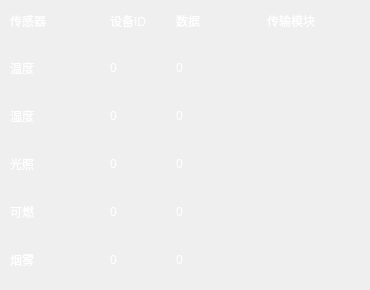
     <widget class="QWidget" name="page_3">
      <widget class="QWidget" name="layoutWidget1">
       <property name="geometry">
        <rect>
         <x>10</x>
         <y>0</y>
         <width>351</width>
         <height>281</height>
        </rect>
       </property>
       <layout class="QGridLayout" name="gridLayout">
        <item row="0" column="0">
         <widget class="QLabel" name="label_3">
          <property name="styleSheet">
           <string notr="true">color: rgb(255, 255, 255);
font: 12pt &quot;Ubuntu&quot;;</string>
          </property>
          <property name="text">
           <string>传感器</string>
          </property>
         </widget>
        </item>
        <item row="0" column="1">
         <widget class="QLabel" name="label_4">
          <property name="maximumSize">
           <size>
            <width>60</width>
            <height>41</height>
           </size>
          </property>
          <property name="styleSheet">
           <string notr="true">color: rgb(255, 255, 255);
font: 12pt &quot;Ubuntu&quot;;</string>
          </property>
          <property name="text">
           <string>设备ID</string>
          </property>
         </widget>
        </item>
        <item row="0" column="2">
         <widget class="QLabel" name="label_5">
          <property name="maximumSize">
           <size>
            <width>85</width>
            <height>16777215</height>
           </size>
          </property>
          <property name="styleSheet">
           <string notr="true">color: rgb(255, 255, 255);
font: 12pt &quot;Ubuntu&quot;;</string>
          </property>
          <property name="text">
           <string>数据</string>
          </property>
         </widget>
        </item>
        <item row="0" column="3">
         <widget class="QLabel" name="label_6">
          <property name="styleSheet">
           <string notr="true">color: rgb(255, 255, 255);
font: 12pt &quot;Ubuntu&quot;;</string>
          </property>
          <property name="text">
           <string>传输模块</string>
          </property>
         </widget>
        </item>
        <item row="1" column="0">
         <widget class="QLabel" name="label_7">
          <property name="styleSheet">
           <string notr="true">color: rgb(255, 255, 255);
font: 12pt &quot;Ubuntu&quot;;</string>
          </property>
          <property name="text">
           <string>温度</string>
          </property>
         </widget>
        </item>
        <item row="1" column="1">
         <widget class="QLabel" name="tem_id">
          <property name="styleSheet">
           <string notr="true">color: rgb(255, 255, 255);
font: 12pt &quot;Ubuntu&quot;;</string>
          </property>
          <property name="text">
           <string>0</string>
          </property>
         </widget>
        </item>
        <item row="1" column="2">
         <widget class="QLabel" name="tem_vl">
          <property name="styleSheet">
           <string notr="true">color: rgb(255, 255, 255);
font: 12pt &quot;Ubuntu&quot;;</string>
          </property>
          <property name="text">
           <string>0</string>
          </property>
         </widget>
        </item>
        <item row="1" column="3">
         <widget class="QLabel" name="tem_tp">
          <property name="styleSheet">
           <string notr="true">color: rgb(255, 255, 255);
font: 12pt &quot;Ubuntu&quot;;</string>
          </property>
          <property name="text">
           <string/>
          </property>
         </widget>
        </item>
        <item row="2" column="0">
         <widget class="QLabel" name="label_8">
          <property name="styleSheet">
           <string notr="true">color: rgb(255, 255, 255);
font: 12pt &quot;Ubuntu&quot;;</string>
          </property>
          <property name="text">
           <string>湿度</string>
          </property>
         </widget>
        </item>
        <item row="2" column="1">
         <widget class="QLabel" name="hum_id">
          <property name="styleSheet">
           <string notr="true">color: rgb(255, 255, 255);
font: 12pt &quot;Ubuntu&quot;;</string>
          </property>
          <property name="text">
           <string>0</string>
          </property>
         </widget>
        </item>
        <item row="2" column="2">
         <widget class="QLabel" name="hum_vl">
          <property name="styleSheet">
           <string notr="true">color: rgb(255, 255, 255);
font: 12pt &quot;Ubuntu&quot;;</string>
          </property>
          <property name="text">
           <string>0</string>
          </property>
         </widget>
        </item>
        <item row="2" column="3">
         <widget class="QLabel" name="hum_tp">
          <property name="styleSheet">
           <string notr="true">color: rgb(255, 255, 255);
font: 12pt &quot;Ubuntu&quot;;</string>
          </property>
          <property name="text">
           <string/>
          </property>
         </widget>
        </item>
        <item row="3" column="0">
         <widget class="QLabel" name="label_9">
          <property name="styleSheet">
           <string notr="true">color: rgb(255, 255, 255);
font: 12pt &quot;Ubuntu&quot;;</string>
          </property>
          <property name="text">
           <string>光照</string>
          </property>
         </widget>
        </item>
        <item row="3" column="1">
         <widget class="QLabel" name="lig_id">
          <property name="styleSheet">
           <string notr="true">color: rgb(255, 255, 255);
font: 12pt &quot;Ubuntu&quot;;</string>
          </property>
          <property name="text">
           <string>0</string>
          </property>
         </widget>
        </item>
        <item row="3" column="2">
         <widget class="QLabel" name="lig_vl">
          <property name="styleSheet">
           <string notr="true">color: rgb(255, 255, 255);
font: 12pt &quot;Ubuntu&quot;;</string>
          </property>
          <property name="text">
           <string>0</string>
          </property>
         </widget>
        </item>
        <item row="3" column="3">
         <widget class="QLabel" name="lig_tp">
          <property name="styleSheet">
           <string notr="true">color: rgb(255, 255, 255);
font: 12pt &quot;Ubuntu&quot;;</string>
          </property>
          <property name="text">
           <string/>
          </property>
         </widget>
        </item>
        <item row="4" column="0">
         <widget class="QLabel" name="label_10">
          <property name="styleSheet">
           <string notr="true">color: rgb(255, 255, 255);
font: 12pt &quot;Ubuntu&quot;;</string>
          </property>
          <property name="text">
           <string>可燃</string>
          </property>
         </widget>
        </item>
        <item row="4" column="1">
         <widget class="QLabel" name="gas_id">
          <property name="styleSheet">
           <string notr="true">color: rgb(255, 255, 255);
font: 12pt &quot;Ubuntu&quot;;</string>
          </property>
          <property name="text">
           <string>0</string>
          </property>
         </widget>
        </item>
        <item row="4" column="2">
         <widget class="QLabel" name="gas_vl">
          <property name="styleSheet">
           <string notr="true">color: rgb(255, 255, 255);
font: 12pt &quot;Ubuntu&quot;;</string>
          </property>
          <property name="text">
           <string>0</string>
          </property>
         </widget>
        </item>
        <item row="4" column="3">
         <widget class="QLabel" name="gas_tp">
          <property name="styleSheet">
           <string notr="true">color: rgb(255, 255, 255);
font: 12pt &quot;Ubuntu&quot;;</string>
          </property>
          <property name="text">
           <string/>
          </property>
         </widget>
        </item>
        <item row="5" column="0">
         <widget class="QLabel" name="label_11">
          <property name="styleSheet">
           <string notr="true">color: rgb(255, 255, 255);
font: 12pt &quot;Ubuntu&quot;;</string>
          </property>
          <property name="text">
           <string>烟雾</string>
          </property>
         </widget>
        </item>
        <item row="5" column="1">
         <widget class="QLabel" name="smo_id">
          <property name="styleSheet">
           <string notr="true">color: rgb(255, 255, 255);
font: 12pt &quot;Ubuntu&quot;;</string>
          </property>
          <property name="text">
           <string>0</string>
          </property>
         </widget>
        </item>
        <item row="5" column="2">
         <widget class="QLabel" name="smo_vl">
          <property name="styleSheet">
           <string notr="true">color: rgb(255, 255, 255);
font: 12pt &quot;Ubuntu&quot;;</string>
          </property>
          <property name="text">
           <string>0</string>
          </property>
         </widget>
        </item>
        <item row="5" column="3">
         <widget class="QLabel" name="smo_tp">
          <property name="styleSheet">
           <string notr="true">color: rgb(255, 255, 255);
font: 12pt &quot;Ubuntu&quot;;</string>
          </property>
          <property name="text">
           <string/>
          </property>
         </widget>
        </item>
       </layout>
      </widget>
     </widget>
